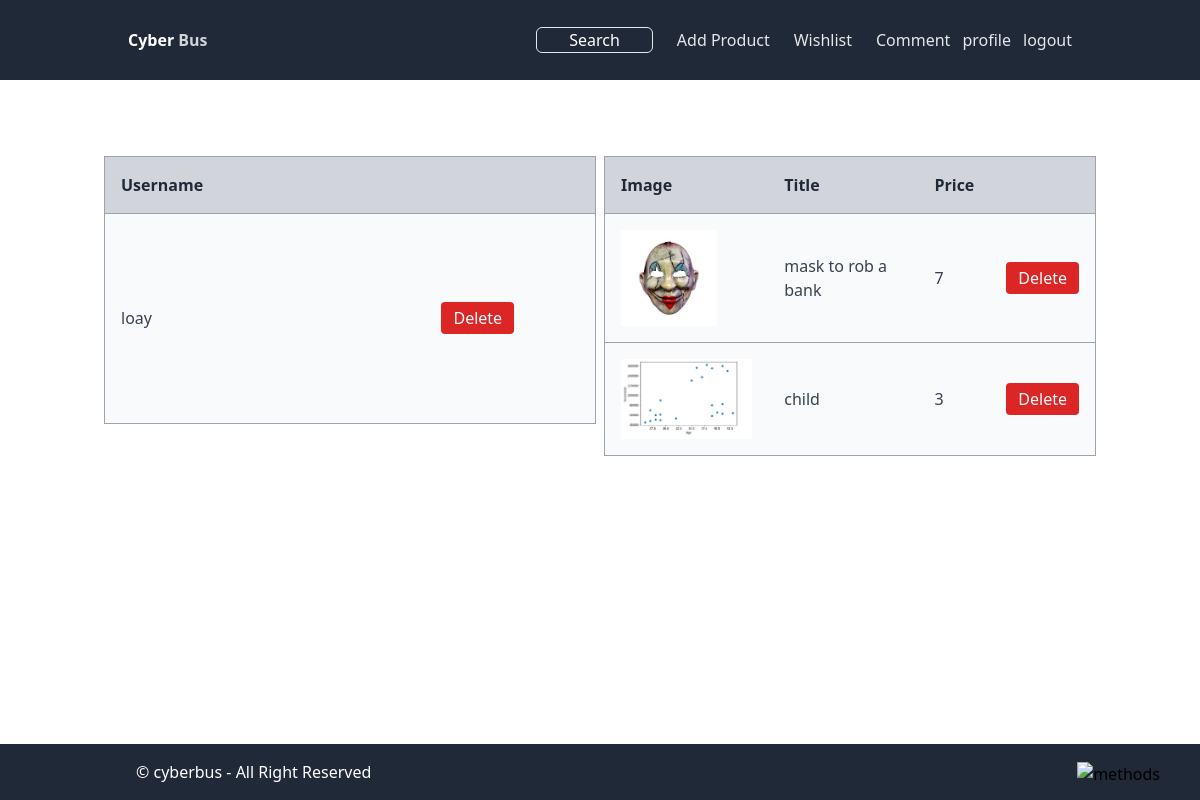
The app's page /admin (signed in), older data.
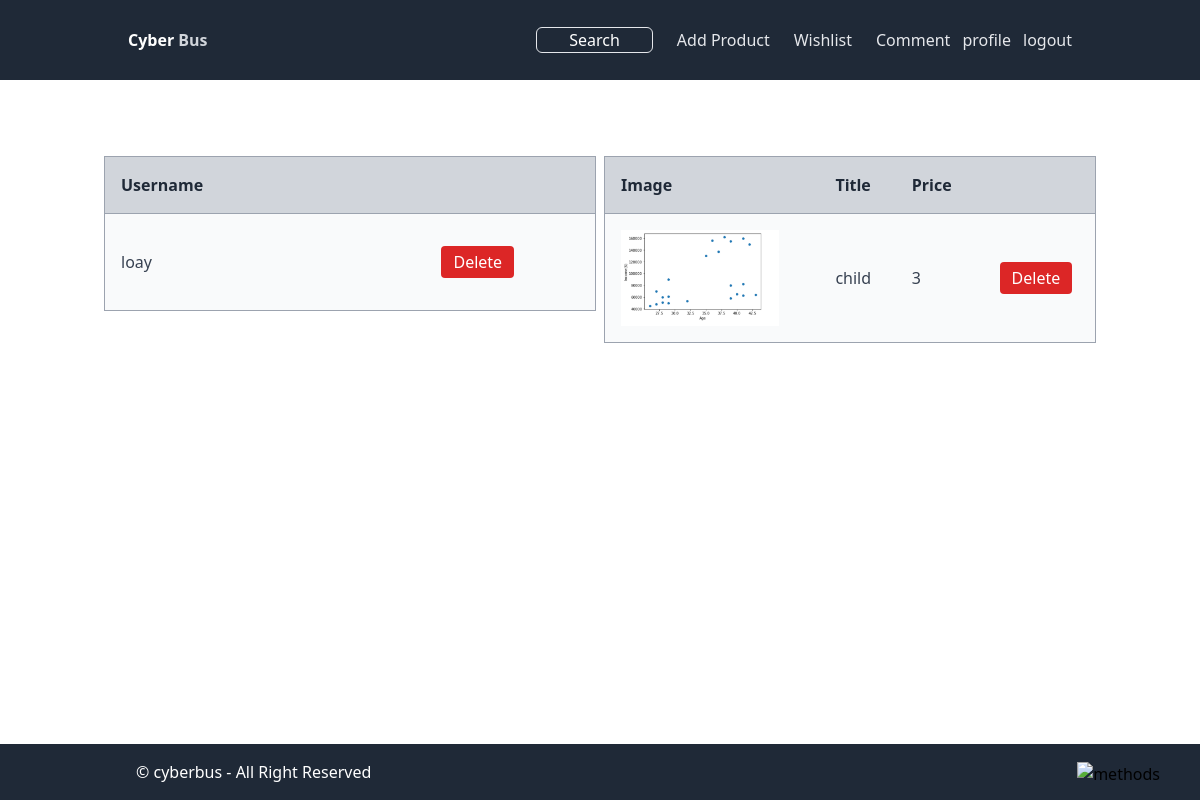
The same page, newer data.
### tables this page shows
CREATE TABLE products (
			id INTEGER PRIMARY KEY AUTOINCREMENT,
            img TEXT NOT NULL,
			title TEXT NOT NULL,
            price INTEGER NOT NULL
		);

### app.py (the view)
@app.route('/admin', methods=['GET', 'POST'])
def admin_panel():
    if 'username' in session:
        if session['username'] == 'admin':
            users = db.get_all_users(userdb_connection)
            products = db.get_all_products(productdb_connection)
            return render_template('panel.html', users = users, products = products)
        else:
            return f"Welcome, {session['username']}!"
    return "You are not logged in"

### db.py (called while the page is built)
def get_all_users(connection):
    cursor = connection.cursor()
    cursor.execute('''
        SELECT username FROM users
    ''')
    users = cursor.fetchall()
    return [{"username": user[0]} for user in users]

def get_all_products(connection):
    cursor = connection.cursor()
    cursor.execute('''
        SELECT * FROM products
    ''')
    products = cursor.fetchall()
    return products

### templates/panel.html (shortened to what this page needs)
{% extends "layout.html" %}
{% block content %}
<div class="container mx-auto px-4 py-8 flex gap-2 md:flex-row flex-col">
    <table class="w-1/2 border-collapse border border-gray-400 mb-8 bg-gray-50">
        <thead class="bg-gray-300 text-gray-800">
            <tr>
                <th class="p-4 border-b border-gray-400 text-left">Username</th>
                <th class="p-4 border-b border-gray-400 text-left"></th>
            </tr>
        </thead>
        <tbody class="text-gray-700">
            {% for user in users %}
            <tr>
                <td class="p-4 border-b border-gray-400">{{ user.username }}</td>
                <td class="p-4 border-b border-gray-400 text-center">
                    <form action="{{ url_for('delete_user') }}" method="POST" style="display:inline;">
                        <button type="submit" class="bg-red-600 text-white py-1 px-3 rounded hover:bg-red-500">Delete</button>
                    </form>
                </td>
            </tr>
            {% else %}
            <tr>
                <td colspan="2" class="p-4 text-center">No users found.</td>
            </tr>
            {% endfor %}
        </tbody>
    </table>
    <table class="w-1/2 border-collapse border border-gray-400 bg-gray-50">
        <thead class="bg-gray-300 text-gray-800">
            <tr>
                <th class="p-4 border-b border-gray-400 text-left">Image</th>
                <th class="p-4 border-b border-gray-400 text-left">Title</th>
                <th class="p-4 border-b border-gray-400 text-left">Price</th>
                <th class="p-4 border-b border-gray-400 text-left"></th>
            </tr>
        </thead>
        <tbody class="text-gray-700">
            {% for product in products %}
            <tr>
                <td class="p-4 border-b border-gray-400">
                    <img src="{{ url_for('static', filename='uploads/' + product[1]) }}" alt="{{ product[2] }}" class="max-w-24 max-h-24">
                </td>
                <td class="p-4 border-b border-gray-400">{{ product[2] }}</td>
                <td class="p-4 border-b border-gray-400">{{ product[3] }}</td>
                <td class="p-4 border-b border-gray-400 text-center">
                    <form action="{{ url_for('delete_product') }}" method="POST" style="display:inline;">
                        <button type="submit" class="bg-red-600 text-white py-1 px-3 rounded hover:bg-red-500">Delete</button>
                    </form>
                </td>
            </tr>
            {% else %}
            <tr>
                <td colspan="4" class="p-4 text-center">No products found.</td>
            </tr>
            {% endfor %}
        </tbody>
    </table>
</div>
{% endblock %}

Row changes from the older to the newer data that the page shows:
removed products: img (picture), title "mask to rob a bank", price "7"
